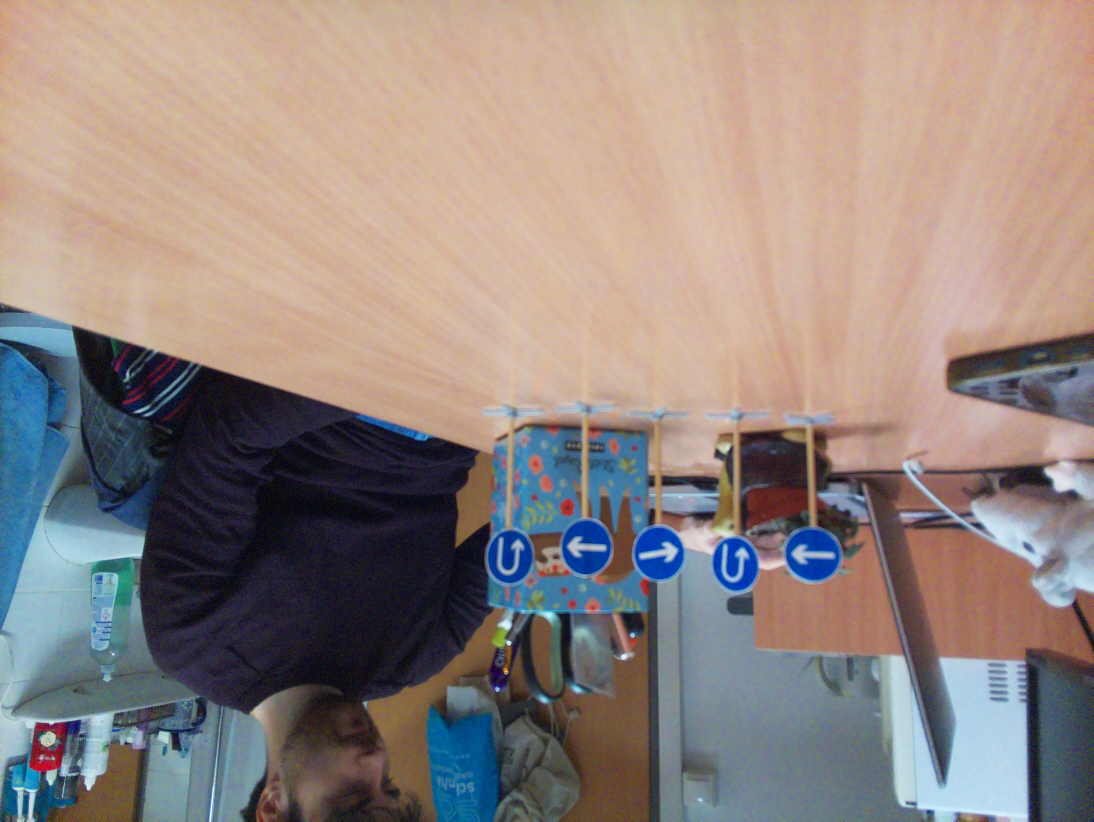
#> input picture data/a10.jpg, 3280 x 2464 px (shown at 1/3 size); its folder holds only this picture in this run
$ jupyter execute --allow-errors test.ipynb
#> lines starting #> are read from the running program, lines starting #| are printed output that depends on the picture; after the words box and inside, x2 and y2 are one past the last pixel; in counts of white or black regions, pixels touching at a corner belong together
[cell 1]
import os
import cv2
import numpy as np
import matplotlib.pyplot as plt

data_dir = "data"
image_files = [f for f in os.listdir(data_dir) if f.lower().endswith(".jpg")]

# HSV blue range
lower_blue = np.array([90, 60, 90])
upper_blue = np.array([140, 255, 255])
kernel = cv2.getStructuringElement(cv2.MORPH_ELLIPSE, (5, 5))

for img_file in image_files:
    img_path = os.path.join(data_dir, img_file)
    img = cv2.imread(img_path)
#> img is the input picture: shape (2464, 3280, 3); mean B, G, R 128.9, 134.2, 147.5

    if img is None:
        print(f"Could not read image: {img_path}")
        continue

    img_rgb = cv2.cvtColor(img, cv2.COLOR_BGR2RGB)

    # Convert to HSV and create mask
    hsv = cv2.cvtColor(img, cv2.COLOR_BGR2HSV)
#> hsv: shape (2464, 3280, 3); mean H, S, V 51.5, 79.7, 161.5
    mask = cv2.inRange(hsv, lower_blue, upper_blue)
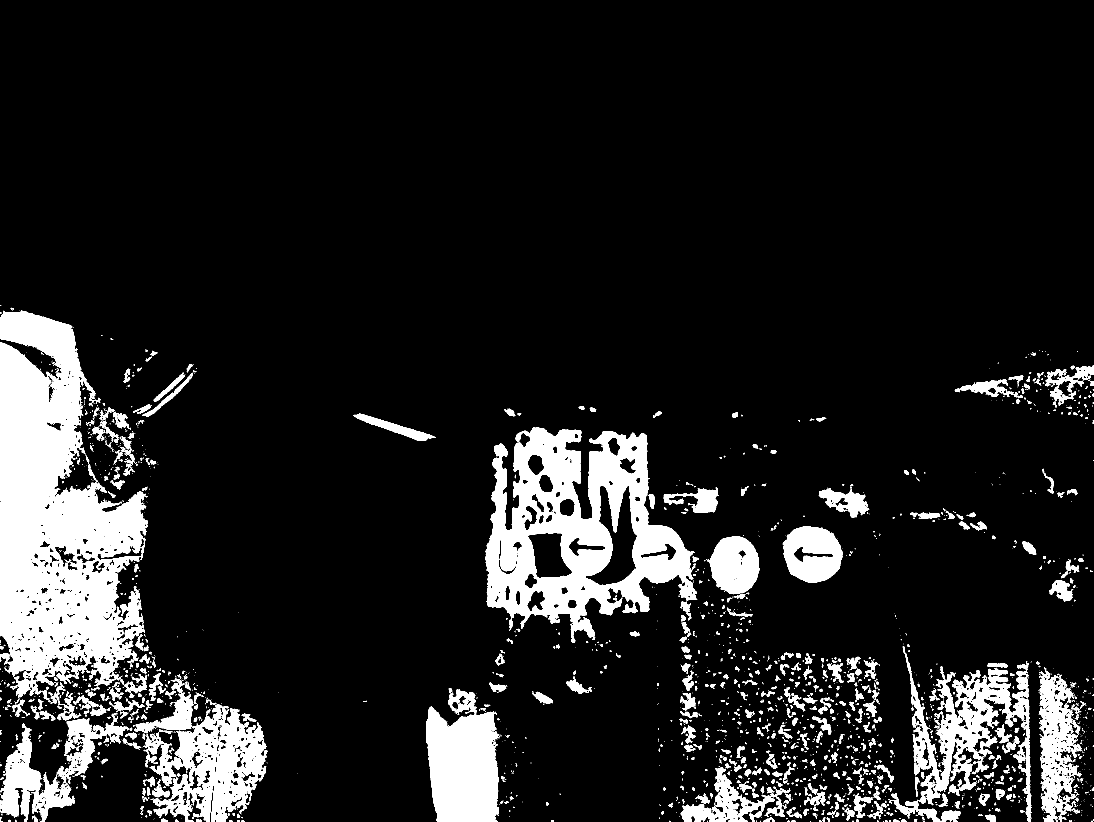
#> mask: shape (2464, 3280) (shown at 1/3 size); 11.9% white; 2812 white regions (1989 under 20 px), largest, box (x1, y1, x2, y2) and area: (0, 932, 443, 2100) 303444, (1456, 1281, 2092, 1929) 192798, (434, 2113, 802, 2464) 62774

    # Morphological clean-up
    mask = cv2.morphologyEx(mask, cv2.MORPH_CLOSE, kernel, iterations=2)
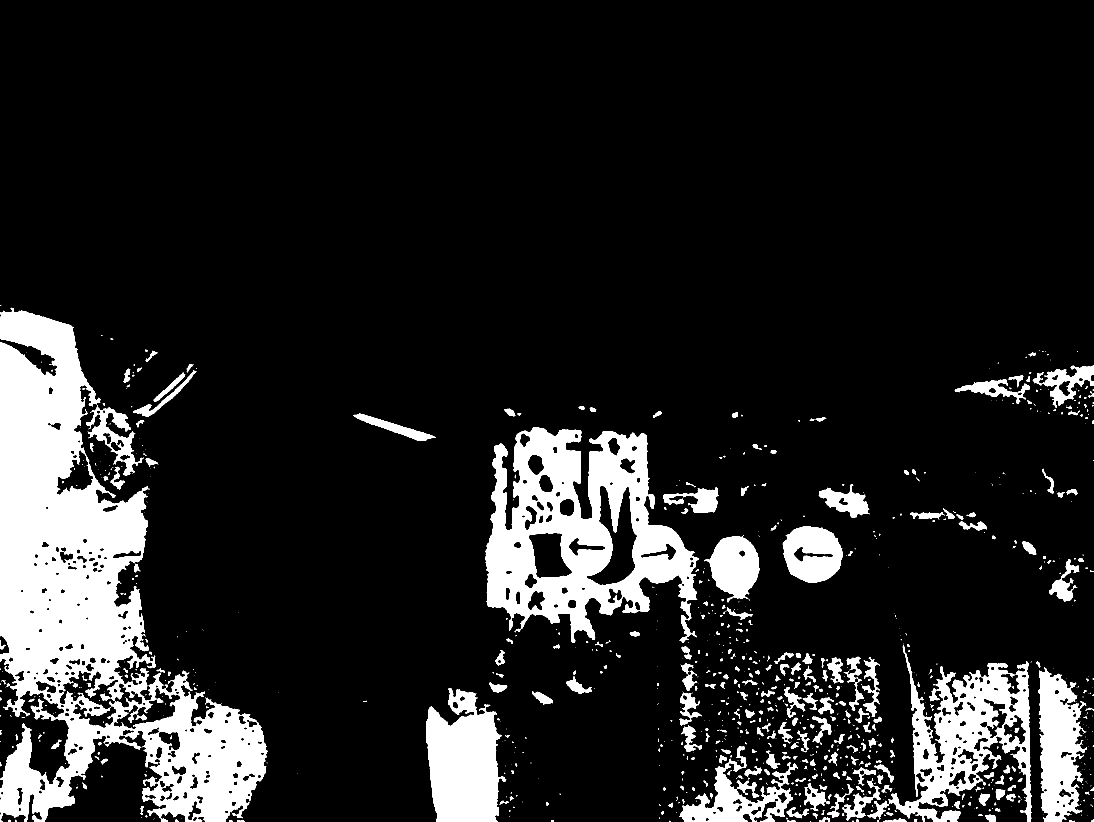
#> mask: shape (2464, 3280) (shown at 1/3 size); 13.4% white; 1038 white regions (631 under 20 px), largest, box (x1, y1, x2, y2) and area: (0, 923, 802, 2464) 488742, (1456, 1281, 2095, 1929) 200922, (2665, 1934, 3095, 2464) 83020
    mask = cv2.morphologyEx(mask, cv2.MORPH_OPEN, kernel, iterations=1)
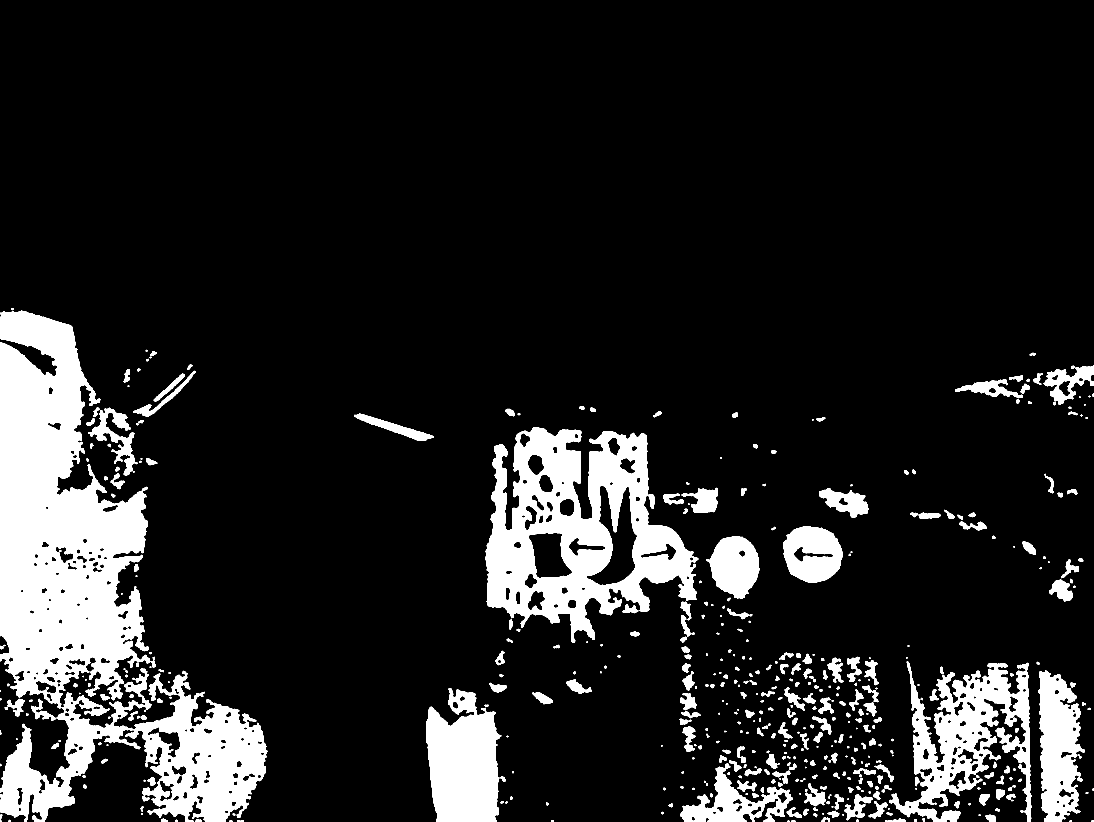
#> mask: shape (2464, 3280) (shown at 1/3 size); 13.1% white; 509 white regions (52 under 20 px)

    # Find contours
    contours, _ = cv2.findContours(mask, cv2.RETR_EXTERNAL, cv2.CHAIN_APPROX_SIMPLE)
#> contours = 507 contours, 108 with area under 20; largest, box (x1, y1, x2, y2) and area: (0, 932, 451, 2125) 343581, (1457, 1281, 2095, 1929) 251476, (376, 2012, 802, 2464) 101718, (2668, 1984, 3094, 2464) 87858, (1279, 2064, 1504, 2464) 66985
    det_img = img_rgb.copy()
    boxes = []

    for cnt in contours:
        area = cv2.contourArea(cnt)
        if area < 500:
            continue
        x, y, w, h = cv2.boundingRect(cnt)
        boxes.append((x, y, w, h, area))
        cv2.rectangle(det_img, (x, y), (x + w, y + h), (255, 0, 0), 2)
#> this loop made 507 passes
#> area on passes 5, 6, 11: 23, 23, 21
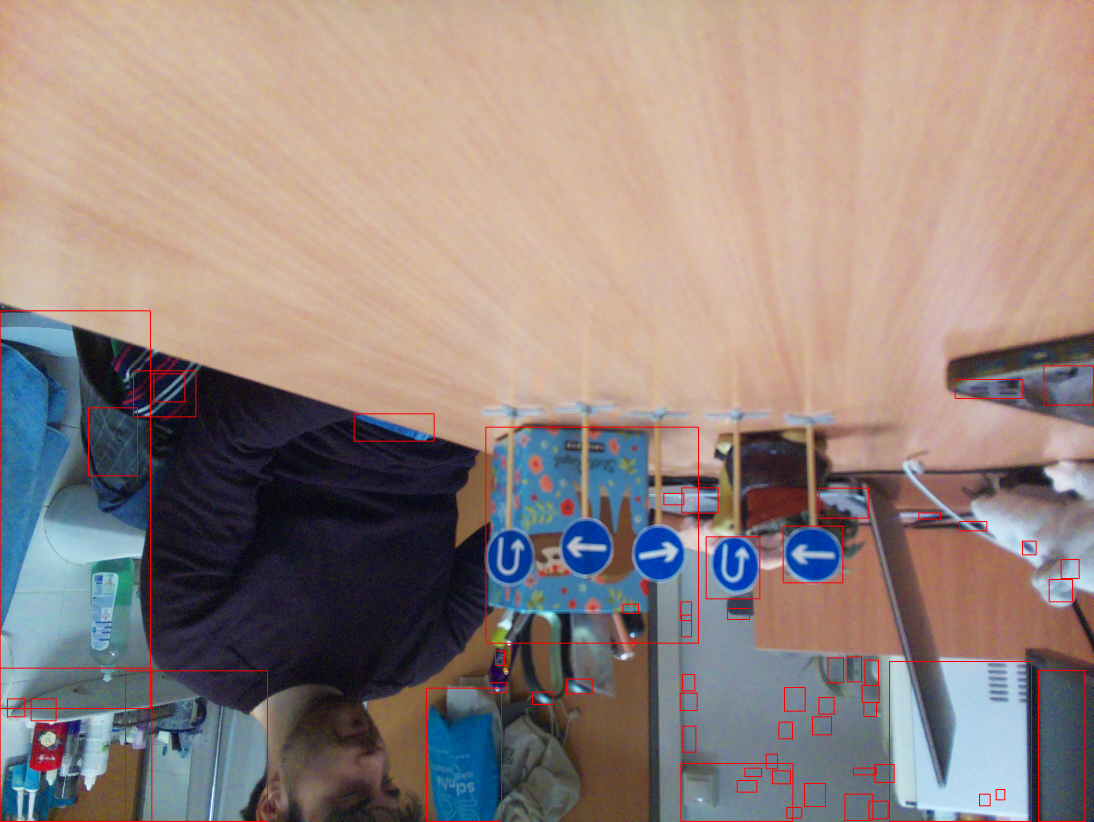
#> det_img: shape (2464, 3280, 3) (shown at 1/3 size); mean R, G, B 149, 133.2, 127.8
#> after the loop, boxes = 58 items, first 6: (2360, 2422, 45, 32, 518), (2606, 2403, 58, 53, 982.5), (2938, 2382, 32, 35, 650), (2534, 2382, 84, 79, 2436.5), (2988, 2368, 26, 31, 554.5), (2413, 2350, 63, 69, 1853)

    # Display results
    plt.figure(figsize=(16, 6))

    plt.subplot(1, 3, 1)
    plt.imshow(img_rgb)
    plt.title(f"Original: {img_file}")
    plt.axis("off")

    plt.subplot(1, 3, 2)
    plt.imshow(mask, cmap="gray")
    plt.title("Blue mask")
    plt.axis("off")

    plt.subplot(1, 3, 3)
    plt.imshow(det_img)
    plt.title(f"Detections: {len(boxes)}")
    plt.axis("off")

    plt.show()

$ run again, on data/a14.jpg
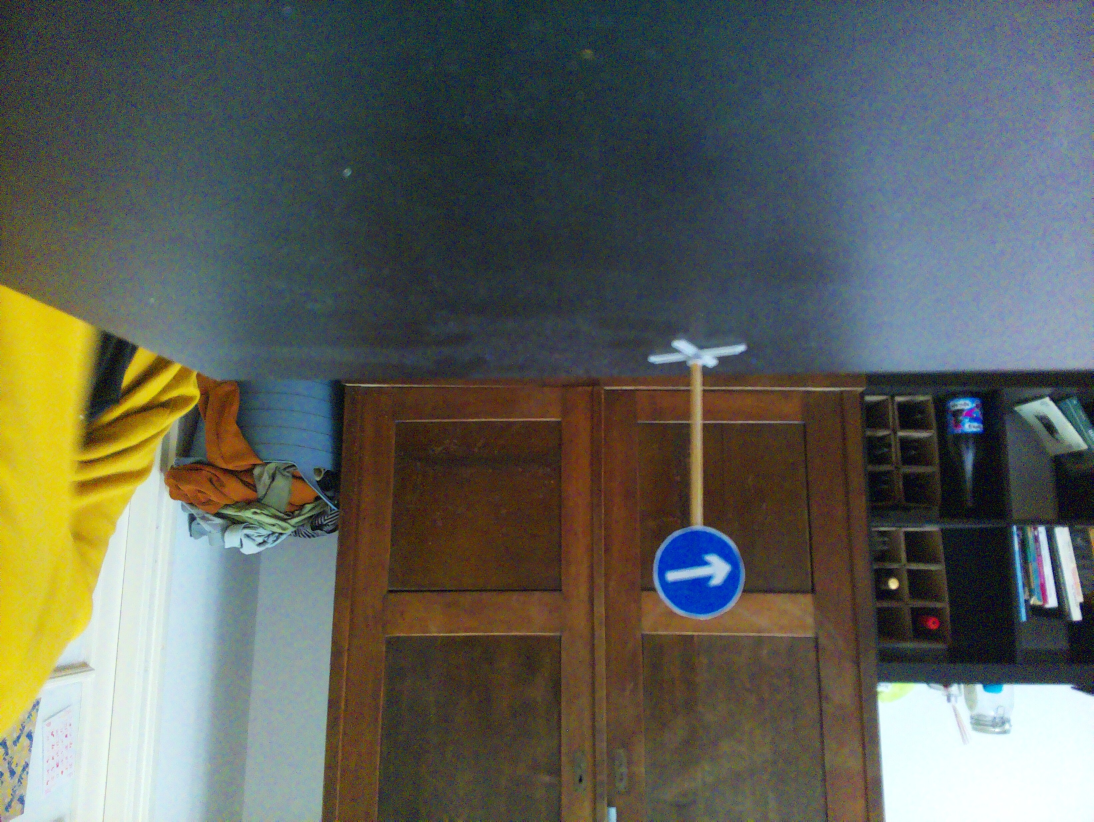
#> input picture data/a14.jpg, 3280 x 2464 px (shown at 1/3 size)
#> img is the input picture: shape (2464, 3280, 3); mean B, G, R 89.2, 97, 94
#> hsv: shape (2464, 3280, 3); mean H, S, V 72.7, 97.7, 112.6
#> `mask = cv2.morphologyEx(mask, cv2.MORPH_OPEN, kernel, iterations=1)`:
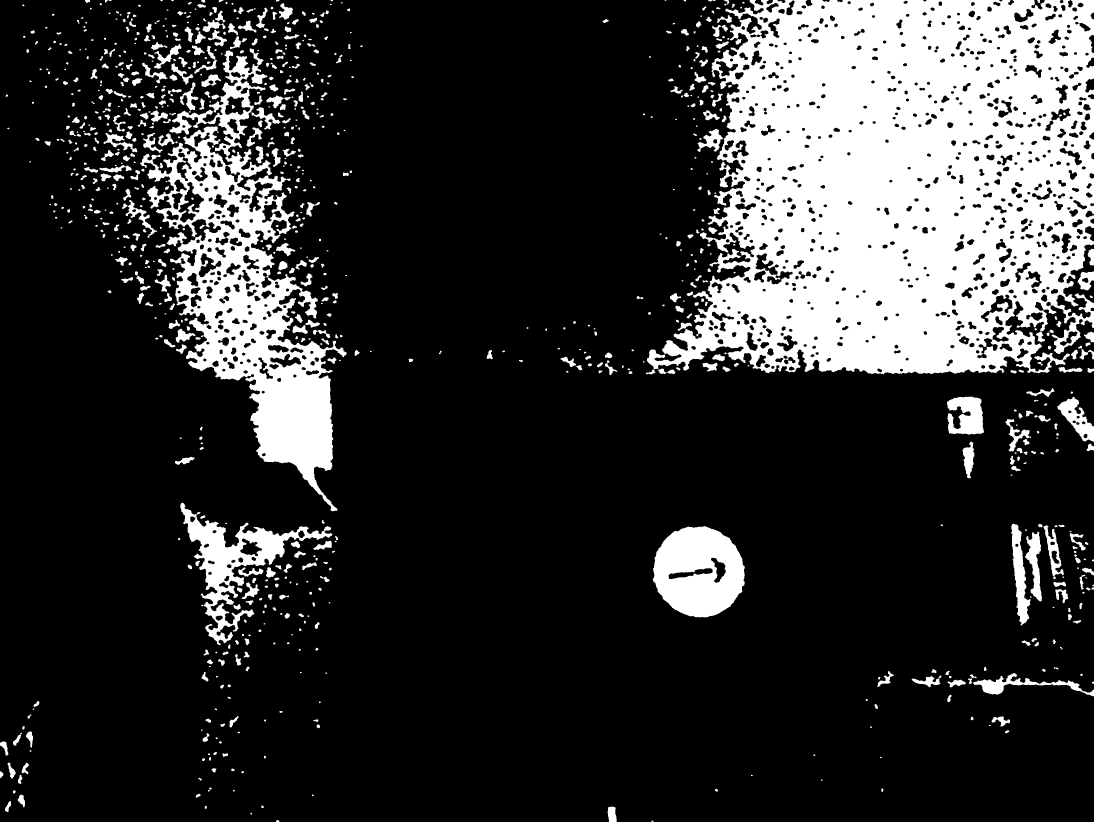
#> mask: shape (2464, 3280) (shown at 1/3 size); 19.9% white; 978 white regions (107 under 20 px)
#> contours = 972 contours, 224 with area under 20; largest, box (x1, y1, x2, y2) and area: (1941, 0, 3280, 1123) 1183742, (420, 151, 1040, 1534) 288110, (1958, 1578, 2234, 1852) 58048, (541, 1508, 997, 1936) 44832, (2841, 1190, 2952, 1304) 9053
#> the loop `for cnt in contours:` made 972 passes
#> area on passes 5 to 7: 34, 34.5, 266.5
#> after the loop `for cnt in contours:`:
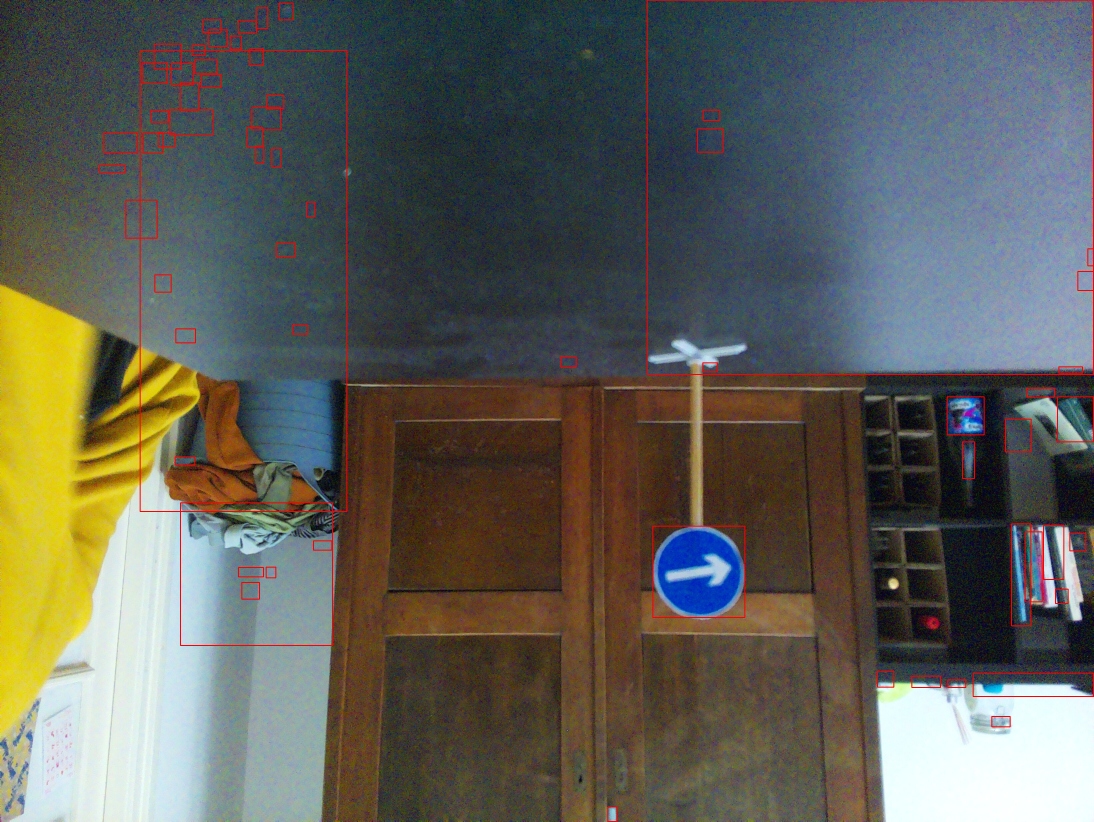
#> det_img: shape (2464, 3280, 3) (shown at 1/3 size); mean R, G, B 95.6, 96.2, 88.3
#> after the loop `for cnt in contours:`: boxes = 63 items, first 6: (1823, 2420, 27, 44, 933), (2975, 2149, 55, 31, 665), (2843, 2039, 54, 23, 609), (2735, 2028, 86, 34, 1133), (2919, 2019, 361, 70, 5758.5), (2632, 2013, 49, 48, 613.5)
